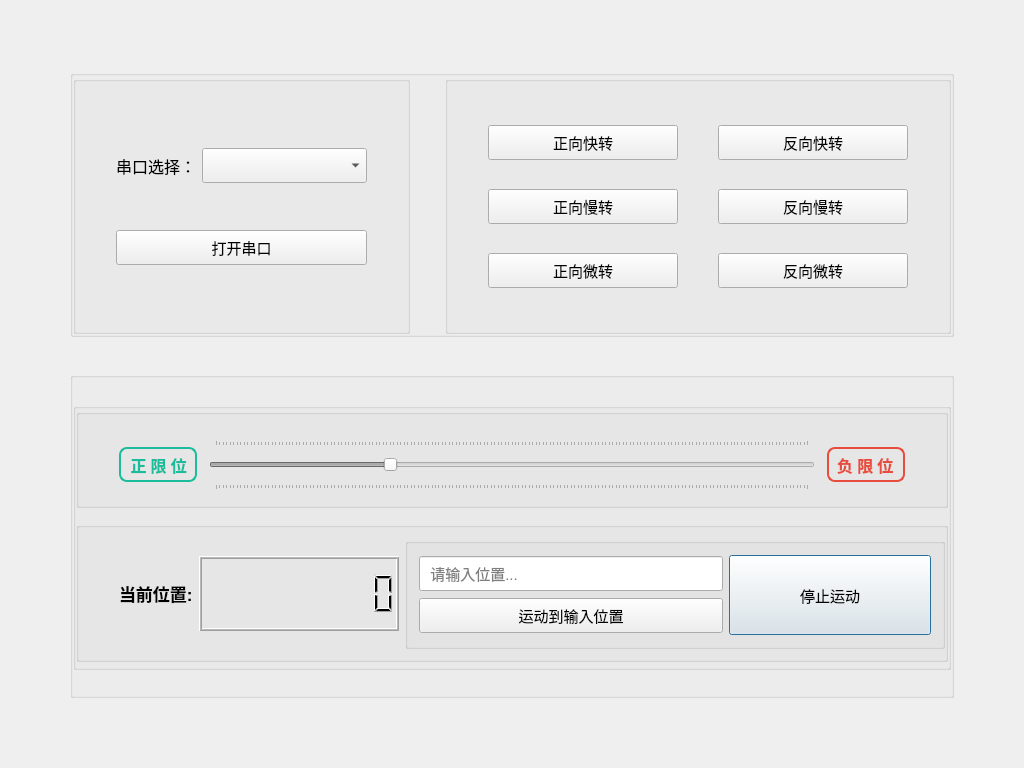
<?xml version="1.0" encoding="UTF-8"?>
<ui version="4.0">
 <class>MainWindow</class>
 <widget class="QMainWindow" name="MainWindow">
  <property name="geometry">
   <rect>
    <x>0</x>
    <y>0</y>
    <width>1024</width>
    <height>768</height>
   </rect>
  </property>
  <property name="sizePolicy">
   <sizepolicy hsizetype="Preferred" vsizetype="Preferred">
    <horstretch>1</horstretch>
    <verstretch>1</verstretch>
   </sizepolicy>
  </property>
  <property name="minimumSize">
   <size>
    <width>0</width>
    <height>0</height>
   </size>
  </property>
  <property name="windowTitle">
   <string>MainWindow</string>
  </property>
  <widget class="QWidget" name="centralWidget">
   <property name="sizePolicy">
    <sizepolicy hsizetype="Preferred" vsizetype="Expanding">
     <horstretch>0</horstretch>
     <verstretch>0</verstretch>
    </sizepolicy>
   </property>
   <layout class="QVBoxLayout" name="verticalLayout" stretch="1,0">
    <property name="spacing">
     <number>35</number>
    </property>
    <property name="leftMargin">
     <number>70</number>
    </property>
    <property name="topMargin">
     <number>70</number>
    </property>
    <property name="rightMargin">
     <number>70</number>
    </property>
    <property name="bottomMargin">
     <number>70</number>
    </property>
    <item>
     <widget class="QGroupBox" name="groupBox">
      <property name="styleSheet">
       <string notr="true"/>
      </property>
      <property name="title">
       <string/>
      </property>
      <layout class="QHBoxLayout" name="horizontalLayout" stretch="2,3">
       <property name="spacing">
        <number>35</number>
       </property>
       <property name="leftMargin">
        <number>0</number>
       </property>
       <property name="topMargin">
        <number>0</number>
       </property>
       <property name="rightMargin">
        <number>0</number>
       </property>
       <property name="bottomMargin">
        <number>0</number>
       </property>
       <item>
        <widget class="QGroupBox" name="groupBox_3">
         <property name="title">
          <string/>
         </property>
         <layout class="QGridLayout" name="gridLayout_2" columnstretch="0,1" columnminimumwidth="0,0">
          <property name="leftMargin">
           <number>40</number>
          </property>
          <property name="topMargin">
           <number>25</number>
          </property>
          <property name="rightMargin">
           <number>40</number>
          </property>
          <property name="bottomMargin">
           <number>25</number>
          </property>
          <item row="1" column="0" colspan="2">
           <widget class="QPushButton" name="btn_open">
            <property name="sizePolicy">
             <sizepolicy hsizetype="Preferred" vsizetype="Preferred">
              <horstretch>0</horstretch>
              <verstretch>1</verstretch>
             </sizepolicy>
            </property>
            <property name="minimumSize">
             <size>
              <width>0</width>
              <height>0</height>
             </size>
            </property>
            <property name="maximumSize">
             <size>
              <width>16777215</width>
              <height>35</height>
             </size>
            </property>
            <property name="font">
             <font>
              <pointsize>11</pointsize>
             </font>
            </property>
            <property name="text">
             <string>打开串口</string>
            </property>
            <property name="iconSize">
             <size>
              <width>30</width>
              <height>30</height>
             </size>
            </property>
           </widget>
          </item>
          <item row="0" column="1">
           <widget class="QComboBox" name="comboBox_portName">
            <property name="sizePolicy">
             <sizepolicy hsizetype="Preferred" vsizetype="Expanding">
              <horstretch>0</horstretch>
              <verstretch>0</verstretch>
             </sizepolicy>
            </property>
            <property name="minimumSize">
             <size>
              <width>0</width>
              <height>0</height>
             </size>
            </property>
            <property name="maximumSize">
             <size>
              <width>16777215</width>
              <height>35</height>
             </size>
            </property>
            <property name="font">
             <font>
              <pointsize>11</pointsize>
             </font>
            </property>
            <property name="currentText">
             <string/>
            </property>
            <property name="sizeAdjustPolicy">
             <enum>QComboBox::AdjustToMinimumContentsLength</enum>
            </property>
            <property name="minimumContentsLength">
             <number>0</number>
            </property>
           </widget>
          </item>
          <item row="0" column="0">
           <widget class="QLabel" name="label_3">
            <property name="sizePolicy">
             <sizepolicy hsizetype="Preferred" vsizetype="Preferred">
              <horstretch>0</horstretch>
              <verstretch>1</verstretch>
             </sizepolicy>
            </property>
            <property name="maximumSize">
             <size>
              <width>16777215</width>
              <height>35</height>
             </size>
            </property>
            <property name="font">
             <font>
              <pointsize>12</pointsize>
             </font>
            </property>
            <property name="text">
             <string>串口选择：</string>
            </property>
            <property name="alignment">
             <set>Qt::AlignLeading|Qt::AlignLeft|Qt::AlignVCenter</set>
            </property>
           </widget>
          </item>
         </layout>
        </widget>
       </item>
       <item>
        <widget class="QGroupBox" name="groupBox_2">
         <property name="title">
          <string/>
         </property>
         <layout class="QGridLayout" name="gridLayout">
          <property name="leftMargin">
           <number>40</number>
          </property>
          <property name="topMargin">
           <number>20</number>
          </property>
          <property name="rightMargin">
           <number>40</number>
          </property>
          <property name="bottomMargin">
           <number>20</number>
          </property>
          <property name="horizontalSpacing">
           <number>40</number>
          </property>
          <item row="0" column="0">
           <widget class="QPushButton" name="btn_fast_forward">
            <property name="sizePolicy">
             <sizepolicy hsizetype="Minimum" vsizetype="Preferred">
              <horstretch>0</horstretch>
              <verstretch>1</verstretch>
             </sizepolicy>
            </property>
            <property name="minimumSize">
             <size>
              <width>0</width>
              <height>0</height>
             </size>
            </property>
            <property name="maximumSize">
             <size>
              <width>16777215</width>
              <height>35</height>
             </size>
            </property>
            <property name="font">
             <font>
              <pointsize>11</pointsize>
             </font>
            </property>
            <property name="styleSheet">
             <string notr="true">QGroupBox{border:none}</string>
            </property>
            <property name="text">
             <string>正向快转</string>
            </property>
            <property name="iconSize">
             <size>
              <width>30</width>
              <height>30</height>
             </size>
            </property>
            <property name="default">
             <bool>false</bool>
            </property>
            <property name="flat">
             <bool>false</bool>
            </property>
           </widget>
          </item>
          <item row="0" column="1">
           <widget class="QPushButton" name="btn_fast_reverse">
            <property name="sizePolicy">
             <sizepolicy hsizetype="Minimum" vsizetype="Preferred">
              <horstretch>0</horstretch>
              <verstretch>1</verstretch>
             </sizepolicy>
            </property>
            <property name="minimumSize">
             <size>
              <width>0</width>
              <height>35</height>
             </size>
            </property>
            <property name="maximumSize">
             <size>
              <width>16777215</width>
              <height>35</height>
             </size>
            </property>
            <property name="font">
             <font>
              <pointsize>11</pointsize>
             </font>
            </property>
            <property name="text">
             <string>反向快转</string>
            </property>
            <property name="iconSize">
             <size>
              <width>30</width>
              <height>28</height>
             </size>
            </property>
           </widget>
          </item>
          <item row="1" column="0">
           <widget class="QPushButton" name="btn_medium_forward">
            <property name="sizePolicy">
             <sizepolicy hsizetype="Minimum" vsizetype="Preferred">
              <horstretch>0</horstretch>
              <verstretch>1</verstretch>
             </sizepolicy>
            </property>
            <property name="minimumSize">
             <size>
              <width>0</width>
              <height>0</height>
             </size>
            </property>
            <property name="maximumSize">
             <size>
              <width>16777215</width>
              <height>35</height>
             </size>
            </property>
            <property name="font">
             <font>
              <pointsize>11</pointsize>
             </font>
            </property>
            <property name="text">
             <string>正向慢转</string>
            </property>
            <property name="iconSize">
             <size>
              <width>30</width>
              <height>30</height>
             </size>
            </property>
           </widget>
          </item>
          <item row="1" column="1">
           <widget class="QPushButton" name="btn_medium_reverse">
            <property name="sizePolicy">
             <sizepolicy hsizetype="Minimum" vsizetype="Preferred">
              <horstretch>0</horstretch>
              <verstretch>1</verstretch>
             </sizepolicy>
            </property>
            <property name="minimumSize">
             <size>
              <width>0</width>
              <height>35</height>
             </size>
            </property>
            <property name="maximumSize">
             <size>
              <width>16777215</width>
              <height>35</height>
             </size>
            </property>
            <property name="font">
             <font>
              <pointsize>11</pointsize>
             </font>
            </property>
            <property name="text">
             <string>反向慢转</string>
            </property>
            <property name="iconSize">
             <size>
              <width>30</width>
              <height>28</height>
             </size>
            </property>
           </widget>
          </item>
          <item row="2" column="0">
           <widget class="QPushButton" name="btn_slow_forward">
            <property name="sizePolicy">
             <sizepolicy hsizetype="Minimum" vsizetype="Preferred">
              <horstretch>0</horstretch>
              <verstretch>1</verstretch>
             </sizepolicy>
            </property>
            <property name="minimumSize">
             <size>
              <width>0</width>
              <height>0</height>
             </size>
            </property>
            <property name="maximumSize">
             <size>
              <width>16777215</width>
              <height>35</height>
             </size>
            </property>
            <property name="font">
             <font>
              <pointsize>11</pointsize>
             </font>
            </property>
            <property name="text">
             <string>正向微转</string>
            </property>
            <property name="iconSize">
             <size>
              <width>30</width>
              <height>30</height>
             </size>
            </property>
           </widget>
          </item>
          <item row="2" column="1">
           <widget class="QPushButton" name="btn_slow_reverse">
            <property name="sizePolicy">
             <sizepolicy hsizetype="Minimum" vsizetype="Preferred">
              <horstretch>0</horstretch>
              <verstretch>1</verstretch>
             </sizepolicy>
            </property>
            <property name="minimumSize">
             <size>
              <width>0</width>
              <height>35</height>
             </size>
            </property>
            <property name="maximumSize">
             <size>
              <width>16777215</width>
              <height>35</height>
             </size>
            </property>
            <property name="font">
             <font>
              <pointsize>11</pointsize>
             </font>
            </property>
            <property name="text">
             <string>反向微转</string>
            </property>
            <property name="iconSize">
             <size>
              <width>30</width>
              <height>28</height>
             </size>
            </property>
           </widget>
          </item>
         </layout>
        </widget>
       </item>
      </layout>
     </widget>
    </item>
    <item>
     <widget class="QGroupBox" name="groupBox_6">
      <property name="minimumSize">
       <size>
        <width>0</width>
        <height>0</height>
       </size>
      </property>
      <property name="title">
       <string/>
      </property>
      <layout class="QHBoxLayout" name="horizontalLayout_2">
       <property name="spacing">
        <number>0</number>
       </property>
       <property name="leftMargin">
        <number>0</number>
       </property>
       <property name="topMargin">
        <number>25</number>
       </property>
       <property name="rightMargin">
        <number>0</number>
       </property>
       <property name="bottomMargin">
        <number>25</number>
       </property>
       <item>
        <widget class="QGroupBox" name="groupBox_5">
         <property name="sizePolicy">
          <sizepolicy hsizetype="Minimum" vsizetype="Preferred">
           <horstretch>0</horstretch>
           <verstretch>0</verstretch>
          </sizepolicy>
         </property>
         <property name="minimumSize">
          <size>
           <width>0</width>
           <height>195</height>
          </size>
         </property>
         <property name="title">
          <string/>
         </property>
         <layout class="QVBoxLayout" name="verticalLayout_2">
          <property name="spacing">
           <number>14</number>
          </property>
          <property name="leftMargin">
           <number>0</number>
          </property>
          <property name="topMargin">
           <number>0</number>
          </property>
          <property name="rightMargin">
           <number>0</number>
          </property>
          <property name="bottomMargin">
           <number>5</number>
          </property>
          <item>
           <widget class="QGroupBox" name="groupBox_7">
            <property name="sizePolicy">
             <sizepolicy hsizetype="Preferred" vsizetype="Preferred">
              <horstretch>0</horstretch>
              <verstretch>0</verstretch>
             </sizepolicy>
            </property>
            <property name="minimumSize">
             <size>
              <width>0</width>
              <height>0</height>
             </size>
            </property>
            <property name="title">
             <string/>
            </property>
            <layout class="QGridLayout" name="gridLayout_4">
             <property name="leftMargin">
              <number>40</number>
             </property>
             <property name="topMargin">
              <number>25</number>
             </property>
             <property name="rightMargin">
              <number>40</number>
             </property>
             <property name="bottomMargin">
              <number>15</number>
             </property>
             <property name="horizontalSpacing">
              <number>12</number>
             </property>
             <property name="verticalSpacing">
              <number>0</number>
             </property>
             <item row="0" column="0">
              <widget class="QLabel" name="label_4">
               <property name="sizePolicy">
                <sizepolicy hsizetype="Preferred" vsizetype="Fixed">
                 <horstretch>0</horstretch>
                 <verstretch>0</verstretch>
                </sizepolicy>
               </property>
               <property name="minimumSize">
                <size>
                 <width>0</width>
                 <height>35</height>
                </size>
               </property>
               <property name="font">
                <font>
                 <family>微软雅黑</family>
                 <pointsize>12</pointsize>
                 <weight>75</weight>
                 <bold>true</bold>
                </font>
               </property>
               <property name="styleSheet">
                <string notr="true">color: rgb(26, 188, 156);
border-radius: 8px;    
border:2px solid rgb(26, 188, 156);</string>
               </property>
               <property name="text">
                <string> 正 限 位 </string>
               </property>
               <property name="alignment">
                <set>Qt::AlignRight|Qt::AlignTrailing|Qt::AlignVCenter</set>
               </property>
              </widget>
             </item>
             <item row="0" column="2">
              <widget class="QLabel" name="label_5">
               <property name="sizePolicy">
                <sizepolicy hsizetype="Preferred" vsizetype="Fixed">
                 <horstretch>0</horstretch>
                 <verstretch>0</verstretch>
                </sizepolicy>
               </property>
               <property name="minimumSize">
                <size>
                 <width>0</width>
                 <height>35</height>
                </size>
               </property>
               <property name="font">
                <font>
                 <family>微软雅黑</family>
                 <pointsize>12</pointsize>
                 <weight>75</weight>
                 <bold>true</bold>
                 <kerning>true</kerning>
                </font>
               </property>
               <property name="styleSheet">
                <string notr="true">color: rgb(231,76, 60);
border-radius: 8px;    
border:2px solid rgb(231,76, 60);</string>
               </property>
               <property name="text">
                <string> 负 限 位 </string>
               </property>
              </widget>
             </item>
             <item row="0" column="1">
              <widget class="QSlider" name="horizontalSlider">
               <property name="enabled">
                <bool>false</bool>
               </property>
               <property name="minimumSize">
                <size>
                 <width>0</width>
                 <height>50</height>
                </size>
               </property>
               <property name="font">
                <font>
                 <pointsize>11</pointsize>
                </font>
               </property>
               <property name="styleSheet">
                <string notr="true"/>
               </property>
               <property name="maximum">
                <number>170</number>
               </property>
               <property name="singleStep">
                <number>1</number>
               </property>
               <property name="pageStep">
                <number>0</number>
               </property>
               <property name="value">
                <number>50</number>
               </property>
               <property name="tracking">
                <bool>false</bool>
               </property>
               <property name="orientation">
                <enum>Qt::Horizontal</enum>
               </property>
               <property name="tickPosition">
                <enum>QSlider::TicksBothSides</enum>
               </property>
               <property name="tickInterval">
                <number>0</number>
               </property>
              </widget>
             </item>
            </layout>
           </widget>
          </item>
          <item>
           <widget class="QGroupBox" name="groupBox_10">
            <property name="sizePolicy">
             <sizepolicy hsizetype="Preferred" vsizetype="Preferred">
              <horstretch>0</horstretch>
              <verstretch>0</verstretch>
             </sizepolicy>
            </property>
            <property name="minimumSize">
             <size>
              <width>0</width>
              <height>0</height>
             </size>
            </property>
            <property name="title">
             <string/>
            </property>
            <layout class="QHBoxLayout" name="horizontalLayout_3" stretch="0,1,1">
             <property name="sizeConstraint">
              <enum>QLayout::SetDefaultConstraint</enum>
             </property>
             <property name="leftMargin">
              <number>40</number>
             </property>
             <property name="topMargin">
              <number>10</number>
             </property>
             <property name="rightMargin">
              <number>0</number>
             </property>
             <property name="bottomMargin">
              <number>10</number>
             </property>
             <item>
              <widget class="QLabel" name="label">
               <property name="sizePolicy">
                <sizepolicy hsizetype="Preferred" vsizetype="Preferred">
                 <horstretch>0</horstretch>
                 <verstretch>0</verstretch>
                </sizepolicy>
               </property>
               <property name="font">
                <font>
                 <pointsize>13</pointsize>
                 <weight>75</weight>
                 <bold>true</bold>
                </font>
               </property>
               <property name="text">
                <string>当前位置:</string>
               </property>
               <property name="alignment">
                <set>Qt::AlignLeading|Qt::AlignLeft|Qt::AlignVCenter</set>
               </property>
              </widget>
             </item>
             <item>
              <widget class="QLCDNumber" name="lcdNumber">
               <property name="minimumSize">
                <size>
                 <width>200</width>
                 <height>0</height>
                </size>
               </property>
               <property name="maximumSize">
                <size>
                 <width>200</width>
                 <height>75</height>
                </size>
               </property>
               <property name="font">
                <font>
                 <pointsize>20</pointsize>
                </font>
               </property>
               <property name="layoutDirection">
                <enum>Qt::LeftToRight</enum>
               </property>
               <property name="lineWidth">
                <number>1</number>
               </property>
               <property name="midLineWidth">
                <number>1</number>
               </property>
               <property name="smallDecimalPoint">
                <bool>false</bool>
               </property>
               <property name="digitCount">
                <number>9</number>
               </property>
               <property name="segmentStyle">
                <enum>QLCDNumber::Filled</enum>
               </property>
               <property name="intValue" stdset="0">
                <number>0</number>
               </property>
              </widget>
             </item>
             <item>
              <widget class="QGroupBox" name="groupBox_4">
               <layout class="QHBoxLayout" name="horizontalLayout_4" stretch="3,2">
                <item>
                 <layout class="QVBoxLayout" name="verticalLayout_3">
                  <item>
                   <widget class="QLineEdit" name="lineEdit">
                    <property name="minimumSize">
                     <size>
                      <width>0</width>
                      <height>35</height>
                     </size>
                    </property>
                    <property name="maximumSize">
                     <size>
                      <width>16777215</width>
                      <height>35</height>
                     </size>
                    </property>
                    <property name="font">
                     <font>
                      <pointsize>11</pointsize>
                     </font>
                    </property>
                    <property name="placeholderText">
                     <string>  请输入位置...</string>
                    </property>
                   </widget>
                  </item>
                  <item>
                   <widget class="QPushButton" name="btn_move">
                    <property name="sizePolicy">
                     <sizepolicy hsizetype="Preferred" vsizetype="Minimum">
                      <horstretch>0</horstretch>
                      <verstretch>0</verstretch>
                     </sizepolicy>
                    </property>
                    <property name="minimumSize">
                     <size>
                      <width>100</width>
                      <height>35</height>
                     </size>
                    </property>
                    <property name="maximumSize">
                     <size>
                      <width>16777215</width>
                      <height>35</height>
                     </size>
                    </property>
                    <property name="font">
                     <font>
                      <pointsize>11</pointsize>
                     </font>
                    </property>
                    <property name="text">
                     <string>运动到输入位置</string>
                    </property>
                    <property name="iconSize">
                     <size>
                      <width>30</width>
                      <height>20</height>
                     </size>
                    </property>
                   </widget>
                  </item>
                 </layout>
                </item>
                <item alignment="Qt::AlignTop">
                 <widget class="QPushButton" name="btn_stop">
                  <property name="sizePolicy">
                   <sizepolicy hsizetype="Preferred" vsizetype="Minimum">
                    <horstretch>0</horstretch>
                    <verstretch>0</verstretch>
                   </sizepolicy>
                  </property>
                  <property name="minimumSize">
                   <size>
                    <width>0</width>
                    <height>80</height>
                   </size>
                  </property>
                  <property name="maximumSize">
                   <size>
                    <width>16777215</width>
                    <height>0</height>
                   </size>
                  </property>
                  <property name="font">
                   <font>
                    <pointsize>11</pointsize>
                   </font>
                  </property>
                  <property name="text">
                   <string>停止运动</string>
                  </property>
                  <property name="iconSize">
                   <size>
                    <width>30</width>
                    <height>30</height>
                   </size>
                  </property>
                  <property name="default">
                   <bool>true</bool>
                  </property>
                 </widget>
                </item>
               </layout>
              </widget>
             </item>
            </layout>
           </widget>
          </item>
         </layout>
        </widget>
       </item>
      </layout>
     </widget>
    </item>
   </layout>
  </widget>
 </widget>
 <layoutdefault spacing="6" margin="11"/>
 <resources/>
 <connections/>
</ui>
